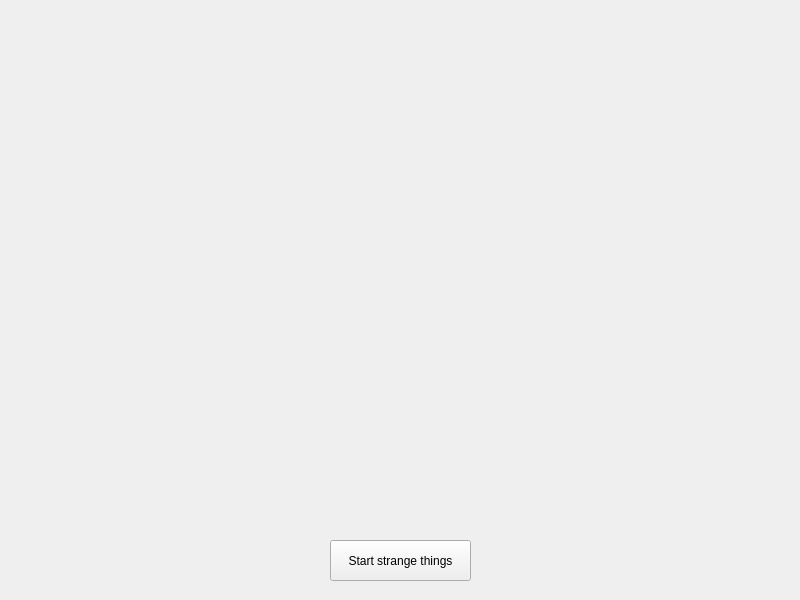
<?xml version="1.0" encoding="UTF-8"?>
<ui version="4.0">
 <class>UI</class>
 <widget class="QMainWindow" name="UI">
  <property name="geometry">
   <rect>
    <x>0</x>
    <y>0</y>
    <width>800</width>
    <height>600</height>
   </rect>
  </property>
  <property name="windowTitle">
   <string>Something strange...</string>
  </property>
  <widget class="QWidget" name="centralwidget">
   <widget class="QPushButton" name="strangeButton">
    <property name="geometry">
     <rect>
      <x>330</x>
      <y>540</y>
      <width>141</width>
      <height>41</height>
     </rect>
    </property>
    <property name="text">
     <string>Start strange things</string>
    </property>
   </widget>
  </widget>
 </widget>
 <resources/>
 <connections/>
</ui>
